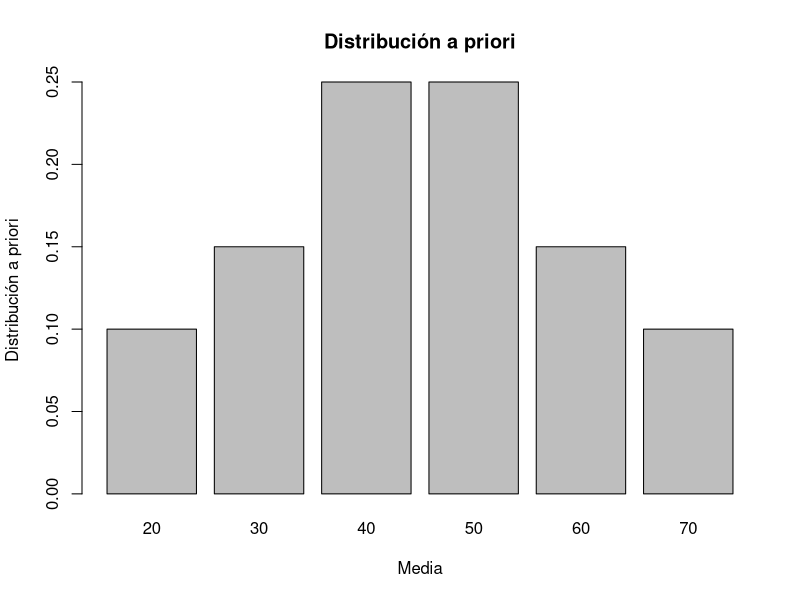

Write R code to recreate this figure. (Note: this script raises an error after producing the figure.)
# Instalar LearnBayes y Bolstad
# TAREA IV
# Modelo Normal-Normal

# Primero introducimos los datos proporcionados en el enunciado
sigma.y <- 10
mu <- c(20, 30, 40, 50, 60, 70)
prob.mu <- c(0.1, 0.15, 0.25, 0.25, 0.15, 0.1)
y <- c(38.6, 42.4, 57.5, 40.5, 51.7, 67.1, 33.4, 60.9, 64.1, 40.1, 40.7, 6.4)

# Distribución a priori (normal discreta)
barplot(
  prob.mu,
  names.arg = mu,
  xlab = "Media",
  ylab = "Distribución a priori",
  main = "Distribución a priori"
)

#funcion de verosimilitud

verosimilitud <- function(mu){
  prod(dnorm(y, mean=mu, sd = sigma.y))
}

verosimilitud.mu <- sapply(mu, verosimilitud)
vero.data <- data.frame(mu = mu, Verosimilitud = verosimilitud.mu)

#CALCULAR LA DISTRIBUCION A POSTERIORI PARA MU
dist.unnorm <- verosimilitud.mu * prob.mu 
dist.posterior <- dist.unnorm / sum(dist.unnorm )
dist.postdata <- data.frame(Media=mu, Distribucion = dist.posterior)
# aqui hemos calculado el vector de las nuevas probabilidades asignadas a las mu del inicio!


#calcular un intervalo de probabilidad al 80% para mu
prob=0.8
mat <- as.matrix(dist.postdata)
discint(mat, prob)

#REPETIR CALCULO DE DISTRIBUCION A POSTERIORI Y CALCULAR UN INTERVALO DE PROBABILIDAD AL 80% PARA MU CON MU0=60 Y SIGMA0=5
mu0=60
sigma0=5
n.mu=1e4
n <- length(y)
y_bar <- mean(y)
#Nueva distribucion
results <- normgcp(y, sigma.y, density="normal", params=c(mu0, sigma0), n.mu)
sigma_post <- sqrt(1 / (n / sigma.y^2 + 1 / sigma0^2)) #resultado: 2.5
mu_post<- sigma_final^2 * (n * y_bar / sigma.y^2 + mu0 / sigma0^2) #resultado: 48.96

#Calculo del intervalo
p1 <- results$mu
p2 <- results$posterior
#Intervalos de probabilidad 80%
cdf <- sintegral(p1,p2,n.pts = length(p1))$cdf
#A continuacion calculamos los limites inferior y superior del intervalo de probabilidad con los comandos 
lcb <- cdf$x[with(cdf, which.max(x[y<=0.1]))] #45.82
ucb <- cdf$x[with(cdf, which.max(x[y<=0.9]))] #52.17
#Obtenemos el intervalo de p con percentil 80%